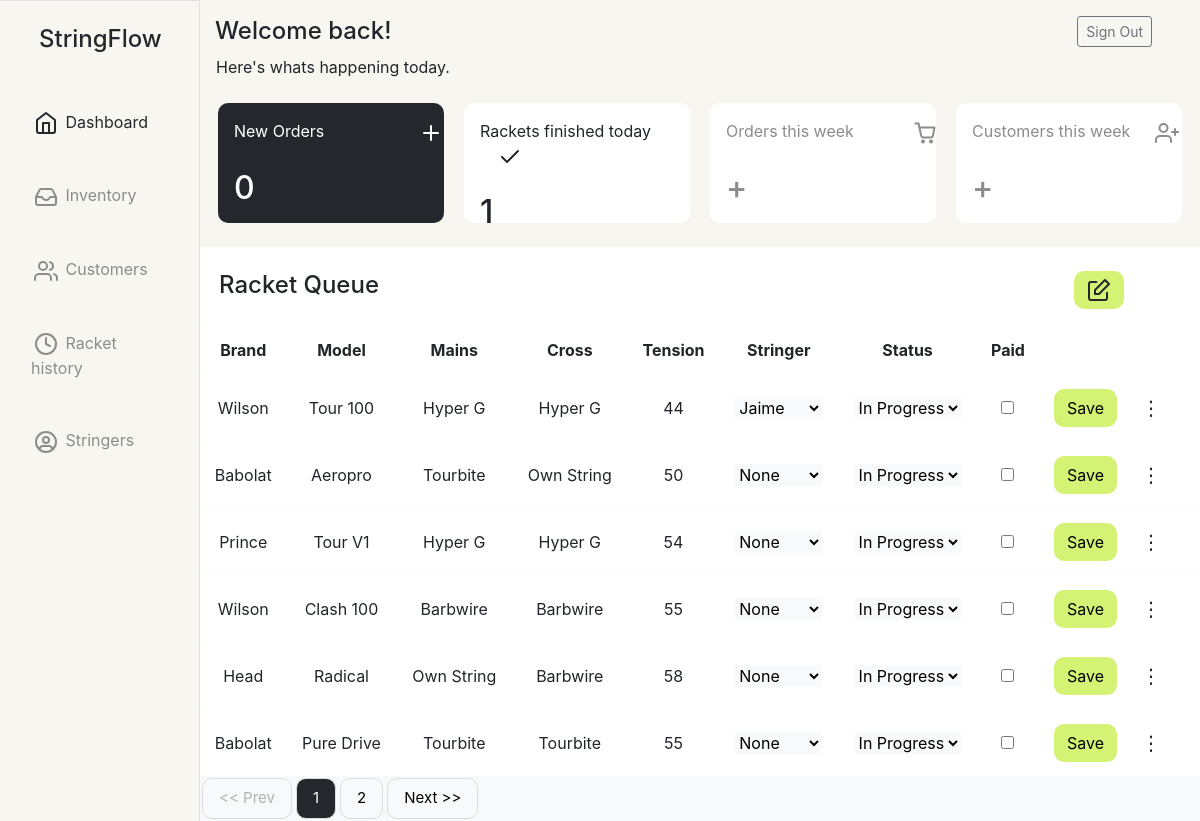
Page /racket (signed in) on the earlier database version.
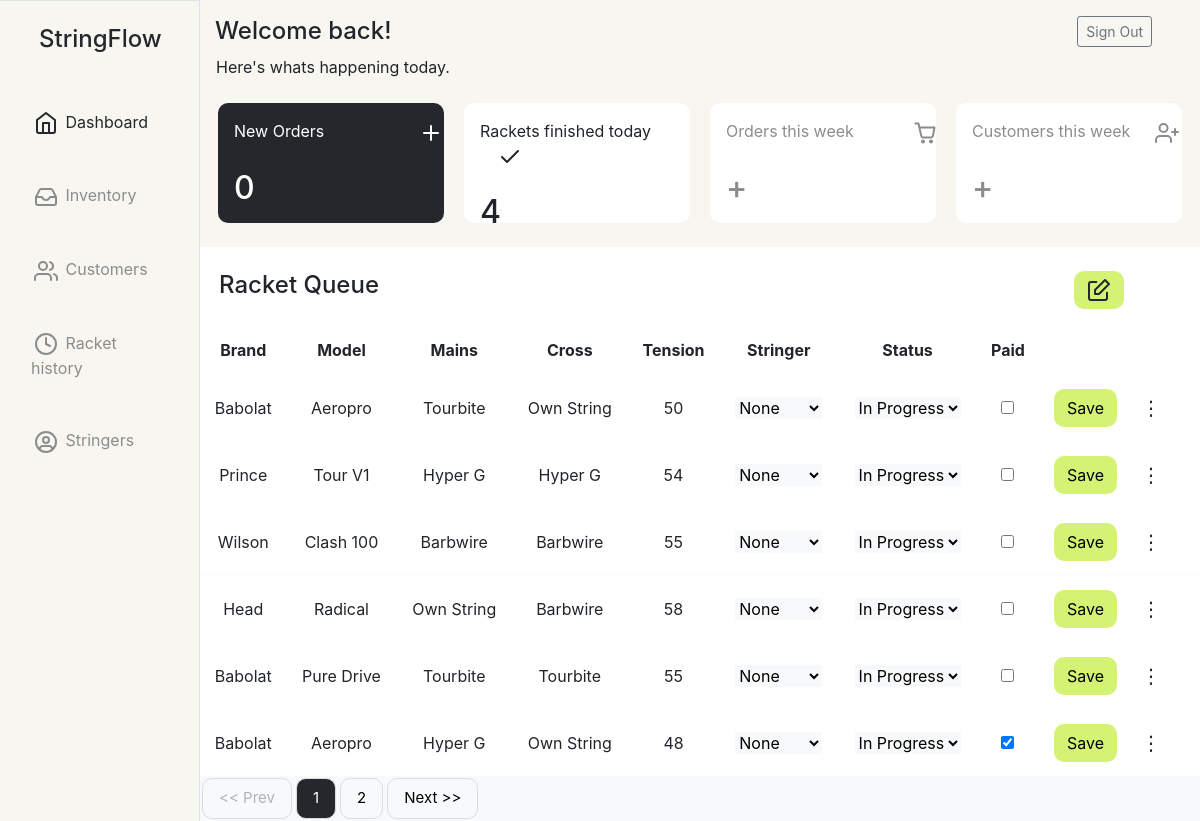
Same page on the later database version.
### main.py (models this page shows, shortened)
class RacketForm(db.Model):
    id = db.Column(db.Integer, primary_key=True)
    player_name = db.Column(db.String(80), unique=False, nullable=False)
    stringer = db.Column(db.String(80), unique=False, nullable=True)
    phone_number = db.Column(db.String(80), unique=False, nullable=False)
    racket_brand = db.Column(db.String(120), unique=False, nullable=False)
    racket_model = db.Column(db.String(80), unique=False, nullable=False)
    string_main = db.Column(db.String(80), unique=False, nullable=False)
    string_cross = db.Column(db.String(80), unique=False, nullable=False)
    tension = db.Column(db.Integer, unique=False, nullable=False)
    status = db.Column(db.String(80), unique=False, nullable=False)
    payment = db.Column(db.Boolean, unique=False, nullable=False)
    created_on = db.Column(DateTime(timezone=False), server_default=func.now())
    updated_on = db.Column(DateTime(timezone=False), server_default=func.now(), onupdate=func.now())

### main.py (the view, shortened to what this page needs)
@app.route("/racket", methods= ["GET", "POST"])
@login_required
def rackets():
    if request.method == "GET":
        finished_today = RacketForm.query.filter(func.date(RacketForm.updated_on) == date.today(), RacketForm.status == "Finished").count()
        orders_today = RacketForm.query.filter(func.date(RacketForm.created_on) == date.today()).count()
        rackets = RacketForm.query.order_by(RacketForm.status.desc(), RacketForm.created_on.desc()).all()
        return render_template("racket_queue.html", rackets=rackets, orders_today=orders_today, finished_today=finished_today)

### main.py (called while the page is built)
@login_manager.user_loader
def load_user(user_id):
    return User.query.get(int(user_id))

### templates/racket_queue.html (shortened to what this page needs)
<!DOCTYPE html>
<html>
  <head>
    <link rel="stylesheet" href="https://cdn.jsdelivr.net/npm/bootstrap@4.3.1/dist/css/bootstrap.min.css">
    <link
      rel="stylesheet"
      href="https://stackpath.bootstrapcdn.com/font-awesome/4.7.0/css/font-awesome.min.css"
    />
  </head>
  <body class="bg-light">
  <div class="container-fluid">
    <div class="row">
      <nav class="col-md-2 d-none d-md-block sidebar border-right border-top" style="background-color:#F7F6F1">
        <h4 class="text-center p-4" style="color:#24282C">StringFlow</h4>
        <div class="sidebar-sticky">
          <ul class="nav flex-column">
            <li class="nav-item my-3">
              <a class="nav-link" h ref="{{ url_for('rackets') }}"  style="color:#24282C;">
                Dashboard <span class="sr-only">(current)</span>
              </a>
            </li>
            <li class="nav-item my-3">
              <a class="nav-link"  hr ef="{{ url_for('inventory') }}" style="color:#8c8c8c">
                Inventory
              </a>
            </li>
            <li class="nav-item my-3">
              <a class="nav-link" h ref="{{ url_for('customers') }}" style="color:#8c8c8c">
                Customers
              </a>
            </li>
            <li class="nav-item my-3">
              <a class="nav-link" h ref="{{ url_for('history') }}" style="color:#8c8c8c">
                <svg xmlns="http://www.w3.org/2000/svg" width="30" height="24" viewBox="0 0 24 24" fill="none" stroke="#8c8c8c" stroke-width="2" stroke-linecap="round" stroke-linejoin="round"><circle cx="12" cy="12" r="10"></circle><polyline points="12 6 12 12 16 14"></polyline></svg>
                Racket history
              </a>
            </li>
            <li class="nav-item my-3">
              <a class="nav-link" h ref="{{ url_for('stringers') }}" style="color:#8c8c8c">
                <svg xmlns="http://www.w3.org/2000/svg" width="30" height="24" viewBox="0 0 24 24" fill="none" stroke="#8c8c8c" stroke-width="2" stroke-linecap="round" stroke-linejoin="round"><path d="M5.52 19c.64-2.2 1.84-3 3.22-3h6.52c1.38 0 2.58.8 3.22 3"/><circle cx="12" cy="10" r="3"/><circle cx="12" cy="12" r="10"/></svg>
                Stringers
              </a>
            </li>
          </ul>
        </div>
      </nav>
        <main role="main" class="col-md-9 ml-sm-auto col-lg-10 p-0">
          <div class="d-flex justify-content-between flex-wrap flex-md-nowrap align-items-center pt-3"  style="background-color: #F7F6F1">
            <h4 class="col-8 sh4 ">Welcome back!</h4>
            <div class="btn-toolbar pb-2 mb-md-0">
              <div class="mr-5">
                <a class="btn btn-sm btn-outline-secondary" href="{{ url_for('logout') }}" >Sign Out</a>
              </div>
            </div>
          </div>
          <div class="pl-3" style="background-color: #F7F6F1;">
            <span> Here's whats happening today.</span>
          </div>
          <div class="container m-0">
            <div class="row py-4 px-2" style="background-color: #F7F6F1">
              <div class="col-sm dash-main">
                New Orders
                <svg style="position: relative; left: 90px;" xmlns="http://www.w3.org/2000/svg" width="24" height="24" viewBox="0 0 24 24" fill="none" stroke="#ffffff" stroke-width="2" stroke-linecap="round" stroke-linejoin="round"><line x1="12" y1="5" x2="12" y2="19"></line><line x1="5" y1="12" x2="19" y2="12"></line></svg>
                <div>
                  <br>
                  <h2>{{orders_today}}</h2>
                </div>
              </div>
              <div class="col-sm dash">
                Rackets finished today
                <svg style="position: relative; left: 18px;" xmlns="http://www.w3.org/2000/svg" width="24" height="24" viewBox="0 0 24 24" fill="none" stroke="#24282C" stroke-width="2" stroke-linecap="round" stroke-linejoin="round"><polyline points="20 6 9 17 4 12"></polyline></svg>
                <div>
                  <br>
                  <h2>{{finished_today}}</h2>
                </div>
              </div>
              <div class="col-sm dash" style="color: #8c8c8c">
                Orders this week
                <div>
                  <br>
                  <h2>+</h2>
                </div>
              </div>
              <div class="col-sm dash"  style="color: #8c8c8c">
                Customers this week
                <div>
                  <br>
                  <h2>+</h2>
                </div>
              </div>
            </div>
          </div>
          <div class="container m-0 py-3" style="background-color: white">
            <div class="row pl-1 pt-2">
              <div class="col-10">
                <h4>Racket Queue</h4>
              </div>
              <div class="col-2">
                <button type="button" class="btn fa prpbtn" data-toggle="modal" data-target="#entryform" style="color: white; border-radius: 10px; position: relative; left: 25px;">
                </button>
              </div>
            </div>
          </div>
            <div class="table-responsive">
            <table class="table table-light table-hover w-100 d-block d-md-table" style="width: 1200px; margin:auto ; background-color: white" id="queue">
              <thead>
                <tr class="text-center">
                  <th scope="col">Brand</th>
                  <th scope="col">Model</th>
                  <th scope="col">Mains</th>
                  <th scope="col">Cross</th>
                  <th scope="col">Tension</th>
                  <th scope="col">Stringer</th>
                  <th scope="col">Status</th>
                  <th scope="col">Paid</th>
                  <th scope="col"></th>
                </tr>
              </thead>
              <tbody>
                  {% for racket in rackets %}
                      <tr class="text-center">
                        <form action="/racket/{{ racket.id}}" method="POST">
                          <td class="align-middle">{{racket.racket_brand}}</td>
                          <td class="align-middle">{{racket.racket_model}}</td>
                          <td class="align-middle">{{racket.string_main}}</td>
                          <td class="align-middle">{{racket.string_cross}}</td>
                          <td class="align-middle">{{racket.tension}}</td>
                          <td class="align-middle">
                            <select value="{{racket.stringer}}" name="stringer" class="select-picker bg-light border-0">
                              <option value="" {% if racket.stringer==None %} selected {% endif %}>None</option>
                              <option value="Jaime" {% if racket.stringer=="Jaime" %} selected {% endif %}>Jaime</option>
                            </select>
                          </td>
                          <td class="align-middle">
                            <select value="{{racket.status}}" class="select-picker bg-light border-0" name="status">
                              <option {% if racket.status=="In Progress" %} selected {% endif %} value="In Progress">In Progress</option>
                            </select>
                          </td>
                          <td class="align-middle">
                              <input type="checkbox" name="paid" {% if racket.payment==True %} checked {% endif %}></input>
                          </td>
                          <td class="align-middle">
                           <button type="submit" class="btn prpbtn">Save</a>
                          </td>
                           <td style="width: 60px">
                            <div class="dropdown show">
                              <a class="btn btn-secondary dropdown-toggle" href="#" role="button" id="dropdownMenuLink" data-toggle="dropdown" aria-haspopup="true" aria-expanded="false" style="border: 0px; background-color: white; color:#24282C; font-size:20px; position: relative; right: 15px;">&#x22EE</a>
                            </div>
                            </td>
                        </form>
                      </tr>
                  {% endfor %}
              </tbody>
            </table>
          </div>
    </body>
</html>

### templates/racket_queue.html (style rules this page uses)
.prpbtn { background-color: #D4F274; color: black; border-radius: 10px; }
.dash { background-color: white; border-radius: 10px; padding: 16px; margin-left: 10px; margin-right: 10px; height: 120px }
.dash-main { background-color: #24282C; color: white; border-radius: 10px; padding: 16px; margin-left: 10px; margin-right: 10px; height: 120px }
.dropdown-toggle::after { content: none; }

Differences in the rows shown:
no longer on this page (row edited): RacketForm: racket_brand "Wilson", racket_model "Tour 100", string_main "Hyper G", string_cross "Hyper G", tension "44", stringer "Jaime", status "In Progress"
now on this page (row edited): RacketForm: racket_brand "Babolat", racket_model "Aeropro", string_main "Hyper G", string_cross "Own String", tension "48", stringer "None", status "In Progress", payment "☑"
Other differences:
{{ finished_today }}: "1" → "4"
